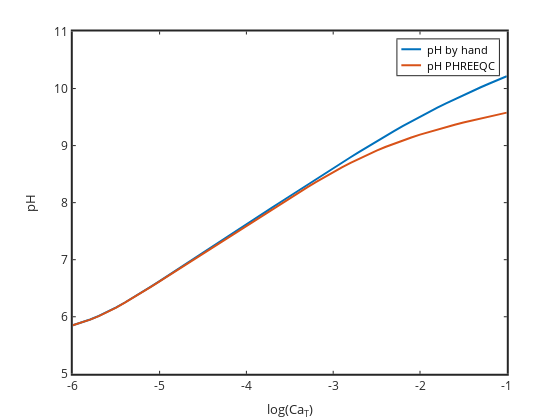

This figure's notebook cell:
### Code cell
plot(logCaT,pHhand,'linewidth',2,logCaT,pHphreeqc,'linewidth',2)
 set(gca,'linewidth',2,'fontsize',12)
legend('pH by hand','pH PHREEQC')
xlabel('log(Ca_T)'); ylabel('pH')

### Figure 1 — Plotly figure (JSON) as saved in the notebook; plotly's stock layout.template omitted (floating-point values rounded to 4 significant figures)
{"data": [{"line": {"color": "rgb(0,113,188)", "dash": "solid", "width": 2}, "marker": {"color": "rgb(0,113,188)", "line": {"color": "rgb(0,113,188)"}, "size": 6, "symbol": "none"}, "mode": "lines", "name": "pH by hand", "showlegend": true, "type": "scatter", "visibility": true, "x": [-6, -5.9, -5.8, -5.7, -5.6, -5.5, -5.4, -5.3, -5.2, -5.1, -5, -4.9, -4.8, -4.7, -4.6, -4.5, -4.4, -4.3, -4.2, -4.1, -4, -3.9, -3.8, -3.7, -3.6, -3.5, -3.4, -3.3, -3.2, -3.1, -3, -2.9, -2.8, -2.7, -2.6, -2.5, -2.4, -2.3, -2.2, -2.1, -2, -1.9, -1.8, -1.7, -1.6, -1.5, -1.4, -1.3, -1.2, -1.1, -1], "xaxis": "x", "y": [5.852, 5.897, 5.951, 6.014, 6.086, 6.165, 6.25, 6.339, 6.433, 6.528, 6.625, 6.723, 6.822, 6.921, 7.021, 7.12, 7.22, 7.319, 7.419, 7.519, 7.618, 7.718, 7.817, 7.917, 8.016, 8.115, 8.214, 8.312, 8.41, 8.507, 8.604, 8.7, 8.796, 8.89, 8.983, 9.074, 9.165, 9.253, 9.339, 9.424, 9.506, 9.586, 9.664, 9.74, 9.814, 9.885, 9.955, 10.02, 10.09, 10.15, 10.22], "yaxis": "y"}, {"line": {"color": "rgb(216,82,24)", "dash": "solid", "width": 2}, "marker": {"color": "rgb(216,82,24)", "line": {"color": "rgb(216,82,24)"}, "size": 6, "symbol": "none"}, "mode": "lines", "name": "pH PHREEQC", "showlegend": true, "type": "scatter", "visibility": true, "x": [-6, -5.9, -5.8, -5.7, -5.6, -5.5, -5.4, -5.3, -5.2, -5.1, -5, -4.9, -4.8, -4.7, -4.6, -4.5, -4.4, -4.3, -4.2, -4.1, -4, -3.9, -3.8, -3.7, -3.6, -3.5, -3.4, -3.3, -3.2, -3.1, -3, -2.9, -2.8, -2.7, -2.6, -2.5, -2.4, -2.3, -2.2, -2.1, -2, -1.9, -1.8, -1.7, -1.6, -1.5, -1.4, -1.3, -1.2, -1.1, -1], "xaxis": "x", "y": [5.85, 5.895, 5.949, 6.012, 6.083, 6.162, 6.246, 6.335, 6.428, 6.523, 6.619, 6.717, 6.815, 6.913, 7.012, 7.11, 7.208, 7.307, 7.405, 7.503, 7.601, 7.698, 7.795, 7.891, 7.987, 8.081, 8.175, 8.268, 8.359, 8.448, 8.534, 8.617, 8.697, 8.773, 8.845, 8.912, 8.976, 9.035, 9.091, 9.143, 9.192, 9.239, 9.283, 9.325, 9.365, 9.404, 9.441, 9.477, 9.512, 9.545, 9.578], "yaxis": "y"}, {"hoverinfo": "none", "line": {"color": "rgb(0,113,188)", "dash": "solid", "width": 2}, "marker": {"color": "rgb(0,113,188)", "line": {"color": "rgb(0,113,188)"}, "size": 6, "symbol": "none"}, "mode": "lines", "name": "", "showlegend": false, "type": "scatter", "visibility": true, "x": [3, 18], "xaxis": "x2", "y": [7.57, 7.57], "yaxis": "y2"}, {"hoverinfo": "none", "line": {"color": "rgb(216,82,24)", "dash": "solid", "width": 2}, "marker": {"color": "rgb(216,82,24)", "line": {"color": "rgb(216,82,24)"}, "size": 6, "symbol": "none"}, "mode": "lines", "name": "", "showlegend": false, "type": "scatter", "visibility": true, "x": [3, 18], "xaxis": "x2", "y": [19.71, 19.71], "yaxis": "y2"}], "layout": {"annotations": [{"font": {"color": "rgb(0,0,0)", "size": 10.8}, "showarrow": false, "text": "pH by hand", "x": 21, "xanchor": "left", "xref": "x2", "y": 7.57, "yanchor": "middle", "yref": "y2"}, {"font": {"color": "rgb(0,0,0)", "size": 10.8}, "showarrow": false, "text": "pH PHREEQC", "x": 21, "xanchor": "left", "xref": "x2", "y": 19.71, "yanchor": "middle", "yref": "y2"}], "height": 420, "hovermode": "closest", "margin": {"b": 0, "l": 0, "r": 0, "t": 0}, "plot_bgcolor": "rgba(0,0,0,0)", "showlegend": false, "width": 560, "xaxis": {"anchor": "y", "autorange": false, "domain": [0.13, 0.905], "exponentformat": "none", "gridcolor": "rgba(38,38,38,0.15)", "gridwidth": 2, "linecolor": "rgb(38,38,38)", "linewidth": 2, "mirror": "ticks", "range": [-6, -1], "showgrid": false, "showline": true, "side": "bottom", "spikedash": "solid", "spikemode": "across", "spikesides": false, "spikethickness": 1, "tickangle": 0, "tickcolor": "rgb(38,38,38)", "tickfont": {"color": "rgb(38,38,38)", "size": 12}, "ticklen": 3, "ticks": "inside", "ticktext": ["-6", "-5", "-4", "-3", "-2", "-1"], "tickvals": [-6, -5, -4, -3, -2, -1], "title": {"font": {"color": "rgb(38,38,38)", "size": 13.2}, "text": "log(Ca<sub>T</sub>)"}, "type": "linear", "visible": true, "zeroline": false}, "xaxis2": {"anchor": "y2", "autorange": false, "domain": [0.7097, 0.8909], "exponentformat": "none", "fixedrange": true, "gridcolor": "rgba(38,38,38,0.15)", "gridwidth": 1, "linecolor": "rgb(38,38,38)", "linewidth": 1, "mirror": true, "range": [0, 77.32], "showgrid": false, "showline": true, "showspikes": false, "side": "bottom", "spikedash": "solid", "spikemode": "across", "spikesides": false, "spikethickness": 1, "tickangle": 0, "tickcolor": "rgb(38,38,38)", "tickfont": {"color": "rgb(38,38,38)", "size": 10.8}, "ticklen": 3, "ticks": "", "ticktext": [], "tickvals": [], "title": {"font": {"color": "rgb(0,0,0)", "size": 11.88}, "text": ""}, "type": "linear", "visible": true, "zeroline": false}, "yaxis": {"anchor": "x", "autorange": false, "domain": [0.11, 0.925], "exponentformat": "none", "gridcolor": "rgba(38,38,38,0.15)", "gridwidth": 2, "linecolor": "rgb(38,38,38)", "linewidth": 2, "mirror": "ticks", "range": [5, 11], "showgrid": false, "showline": true, "side": "left", "spikedash": "solid", "spikemode": "across", "spikesides": false, "spikethickness": 1, "tickangle": 0, "tickcolor": "rgb(38,38,38)", "tickfont": {"color": "rgb(38,38,38)", "size": 12}, "ticklen": 3, "ticks": "inside", "ticktext": ["5", "6", "7", "8", "9", "10", "11"], "tickvals": [5, 6, 7, 8, 9, 10, 11], "title": {"font": {"color": "rgb(38,38,38)", "size": 13.2}, "text": "pH"}, "type": "linear", "visible": true, "zeroline": false}, "yaxis2": {"anchor": "x2", "autorange": false, "domain": [0.821, 0.9062], "exponentformat": "none", "fixedrange": true, "gridcolor": "rgba(38,38,38,0.15)", "gridwidth": 1, "linecolor": "rgb(38,38,38)", "linewidth": 1, "mirror": true, "range": [27.28, 0], "showgrid": false, "showline": true, "showspikes": false, "side": "left", "spikedash": "solid", "spikemode": "across", "spikesides": false, "spikethickness": 1, "tickangle": 0, "tickcolor": "rgb(38,38,38)", "tickfont": {"color": "rgb(38,38,38)", "size": 10.8}, "ticklen": 3, "ticks": "", "ticktext": [], "tickvals": [], "title": {"font": {"color": "rgb(0,0,0)", "size": 11.88}, "text": ""}, "type": "linear", "visible": true, "zeroline": false}}}
